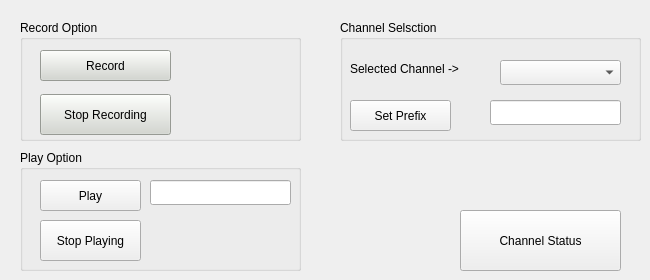
    <widget class="QWidget" name="Recplay">
     <attribute name="title">
      <string>Rec/Play</string>
     </attribute>
     <widget class="QGroupBox" name="groupBox_3">
      <property name="geometry">
       <rect>
        <x>20</x>
        <y>20</y>
        <width>281</width>
        <height>121</height>
       </rect>
      </property>
      <property name="palette">
       <palette>
        <active>
         <colorrole role="WindowText">
          <brush brushstyle="SolidPattern">
           <color alpha="255">
            <red>0</red>
            <green>0</green>
            <blue>0</blue>
           </color>
          </brush>
         </colorrole>
         <colorrole role="Button">
          <brush brushstyle="SolidPattern">
           <color alpha="255">
            <red>211</red>
            <green>215</green>
            <blue>207</blue>
           </color>
          </brush>
         </colorrole>
         <colorrole role="Light">
          <brush brushstyle="SolidPattern">
           <color alpha="255">
            <red>255</red>
            <green>255</green>
            <blue>255</blue>
           </color>
          </brush>
         </colorrole>
         <colorrole role="Midlight">
          <brush brushstyle="SolidPattern">
           <color alpha="255">
            <red>233</red>
            <green>235</green>
            <blue>231</blue>
           </color>
          </brush>
         </colorrole>
         <colorrole role="Dark">
          <brush brushstyle="SolidPattern">
           <color alpha="255">
            <red>105</red>
            <green>107</green>
            <blue>103</blue>
           </color>
          </brush>
         </colorrole>
         <colorrole role="Mid">
          <brush brushstyle="SolidPattern">
           <color alpha="255">
            <red>141</red>
            <green>143</green>
            <blue>138</blue>
           </color>
          </brush>
         </colorrole>
         <colorrole role="Text">
          <brush brushstyle="SolidPattern">
           <color alpha="255">
            <red>0</red>
            <green>0</green>
            <blue>0</blue>
           </color>
          </brush>
         </colorrole>
         <colorrole role="BrightText">
          <brush brushstyle="SolidPattern">
           <color alpha="255">
            <red>255</red>
            <green>255</green>
            <blue>255</blue>
           </color>
          </brush>
         </colorrole>
         <colorrole role="ButtonText">
          <brush brushstyle="SolidPattern">
           <color alpha="255">
            <red>0</red>
            <green>0</green>
            <blue>0</blue>
           </color>
          </brush>
         </colorrole>
         <colorrole role="Base">
          <brush brushstyle="SolidPattern">
           <color alpha="255">
            <red>255</red>
            <green>255</green>
            <blue>255</blue>
           </color>
          </brush>
         </colorrole>
         <colorrole role="Window">
          <brush brushstyle="SolidPattern">
           <color alpha="255">
            <red>211</red>
            <green>215</green>
            <blue>207</blue>
           </color>
          </brush>
         </colorrole>
         <colorrole role="Shadow">
          <brush brushstyle="SolidPattern">
           <color alpha="255">
            <red>0</red>
            <green>0</green>
            <blue>0</blue>
           </color>
          </brush>
         </colorrole>
         <colorrole role="AlternateBase">
          <brush brushstyle="SolidPattern">
           <color alpha="255">
            <red>233</red>
            <green>235</green>
            <blue>231</blue>
           </color>
          </brush>
         </colorrole>
         <colorrole role="ToolTipBase">
          <brush brushstyle="SolidPattern">
           <color alpha="255">
            <red>255</red>
            <green>255</green>
            <blue>220</blue>
           </color>
          </brush>
         </colorrole>
         <colorrole role="ToolTipText">
          <brush brushstyle="SolidPattern">
           <color alpha="255">
            <red>0</red>
            <green>0</green>
            <blue>0</blue>
           </color>
          </brush>
         </colorrole>
         <colorrole role="PlaceholderText">
          <brush brushstyle="SolidPattern">
           <color alpha="128">
            <red>0</red>
            <green>0</green>
            <blue>0</blue>
           </color>
          </brush>
         </colorrole>
        </active>
        <inactive>
         <colorrole role="WindowText">
          <brush brushstyle="SolidPattern">
           <color alpha="255">
            <red>0</red>
            <green>0</green>
            <blue>0</blue>
           </color>
          </brush>
         </colorrole>
         <colorrole role="Button">
          <brush brushstyle="SolidPattern">
           <color alpha="255">
            <red>211</red>
            <green>215</green>
            <blue>207</blue>
           </color>
          </brush>
         </colorrole>
         <colorrole role="Light">
          <brush brushstyle="SolidPattern">
           <color alpha="255">
            <red>255</red>
            <green>255</green>
            <blue>255</blue>
           </color>
          </brush>
         </colorrole>
         <colorrole role="Midlight">
          <brush brushstyle="SolidPattern">
           <color alpha="255">
            <red>233</red>
            <green>235</green>
            <blue>231</blue>
           </color>
          </brush>
         </colorrole>
         <colorrole role="Dark">
          <brush brushstyle="SolidPattern">
           <color alpha="255">
            <red>105</red>
            <green>107</green>
            <blue>103</blue>
           </color>
          </brush>
         </colorrole>
         <colorrole role="Mid">
          <brush brushstyle="SolidPattern">
           <color alpha="255">
            <red>141</red>
            <green>143</green>
            <blue>138</blue>
           </color>
          </brush>
         </colorrole>
         <colorrole role="Text">
          <brush brushstyle="SolidPattern">
           <color alpha="255">
            <red>0</red>
            <green>0</green>
            <blue>0</blue>
           </color>
          </brush>
         </colorrole>
         <colorrole role="BrightText">
          <brush brushstyle="SolidPattern">
           <color alpha="255">
            <red>255</red>
            <green>255</green>
            <blue>255</blue>
           </color>
          </brush>
         </colorrole>
         <colorrole role="ButtonText">
          <brush brushstyle="SolidPattern">
           <color alpha="255">
            <red>0</red>
            <green>0</green>
            <blue>0</blue>
           </color>
          </brush>
         </colorrole>
         <colorrole role="Base">
          <brush brushstyle="SolidPattern">
           <color alpha="255">
            <red>255</red>
            <green>255</green>
            <blue>255</blue>
           </color>
          </brush>
         </colorrole>
         <colorrole role="Window">
          <brush brushstyle="SolidPattern">
           <color alpha="255">
            <red>211</red>
            <green>215</green>
            <blue>207</blue>
           </color>
          </brush>
         </colorrole>
         <colorrole role="Shadow">
          <brush brushstyle="SolidPattern">
           <color alpha="255">
            <red>0</red>
            <green>0</green>
            <blue>0</blue>
           </color>
          </brush>
         </colorrole>
         <colorrole role="AlternateBase">
          <brush brushstyle="SolidPattern">
           <color alpha="255">
            <red>233</red>
            <green>235</green>
            <blue>231</blue>
           </color>
          </brush>
         </colorrole>
         <colorrole role="ToolTipBase">
          <brush brushstyle="SolidPattern">
           <color alpha="255">
            <red>255</red>
            <green>255</green>
            <blue>220</blue>
           </color>
          </brush>
         </colorrole>
         <colorrole role="ToolTipText">
          <brush brushstyle="SolidPattern">
           <color alpha="255">
            <red>0</red>
            <green>0</green>
            <blue>0</blue>
           </color>
          </brush>
         </colorrole>
         <colorrole role="PlaceholderText">
          <brush brushstyle="SolidPattern">
           <color alpha="128">
            <red>0</red>
            <green>0</green>
            <blue>0</blue>
           </color>
          </brush>
         </colorrole>
        </inactive>
        <disabled>
         <colorrole role="WindowText">
          <brush brushstyle="SolidPattern">
           <color alpha="255">
            <red>105</red>
            <green>107</green>
            <blue>103</blue>
           </color>
          </brush>
         </colorrole>
         <colorrole role="Button">
          <brush brushstyle="SolidPattern">
           <color alpha="255">
            <red>211</red>
            <green>215</green>
            <blue>207</blue>
           </color>
          </brush>
         </colorrole>
         <colorrole role="Light">
          <brush brushstyle="SolidPattern">
           <color alpha="255">
            <red>255</red>
            <green>255</green>
            <blue>255</blue>
           </color>
          </brush>
         </colorrole>
         <colorrole role="Midlight">
          <brush brushstyle="SolidPattern">
           <color alpha="255">
            <red>233</red>
            <green>235</green>
            <blue>231</blue>
           </color>
          </brush>
         </colorrole>
         <colorrole role="Dark">
          <brush brushstyle="SolidPattern">
           <color alpha="255">
            <red>105</red>
            <green>107</green>
            <blue>103</blue>
           </color>
          </brush>
         </colorrole>
         <colorrole role="Mid">
          <brush brushstyle="SolidPattern">
           <color alpha="255">
            <red>141</red>
            <green>143</green>
            <blue>138</blue>
           </color>
          </brush>
         </colorrole>
         <colorrole role="Text">
          <brush brushstyle="SolidPattern">
           <color alpha="255">
            <red>105</red>
            <green>107</green>
            <blue>103</blue>
           </color>
          </brush>
         </colorrole>
         <colorrole role="BrightText">
          <brush brushstyle="SolidPattern">
           <color alpha="255">
            <red>255</red>
            <green>255</green>
            <blue>255</blue>
           </color>
          </brush>
         </colorrole>
         <colorrole role="ButtonText">
          <brush brushstyle="SolidPattern">
           <color alpha="255">
            <red>105</red>
            <green>107</green>
            <blue>103</blue>
           </color>
          </brush>
         </colorrole>
         <colorrole role="Base">
          <brush brushstyle="SolidPattern">
           <color alpha="255">
            <red>211</red>
            <green>215</green>
            <blue>207</blue>
           </color>
          </brush>
         </colorrole>
         <colorrole role="Window">
          <brush brushstyle="SolidPattern">
           <color alpha="255">
            <red>211</red>
            <green>215</green>
            <blue>207</blue>
           </color>
          </brush>
         </colorrole>
         <colorrole role="Shadow">
          <brush brushstyle="SolidPattern">
           <color alpha="255">
            <red>0</red>
            <green>0</green>
            <blue>0</blue>
           </color>
          </brush>
         </colorrole>
         <colorrole role="AlternateBase">
          <brush brushstyle="SolidPattern">
           <color alpha="255">
            <red>211</red>
            <green>215</green>
            <blue>207</blue>
           </color>
          </brush>
         </colorrole>
         <colorrole role="ToolTipBase">
          <brush brushstyle="SolidPattern">
           <color alpha="255">
            <red>255</red>
            <green>255</green>
            <blue>220</blue>
           </color>
          </brush>
         </colorrole>
         <colorrole role="ToolTipText">
          <brush brushstyle="SolidPattern">
           <color alpha="255">
            <red>0</red>
            <green>0</green>
            <blue>0</blue>
           </color>
          </brush>
         </colorrole>
         <colorrole role="PlaceholderText">
          <brush brushstyle="SolidPattern">
           <color alpha="128">
            <red>0</red>
            <green>0</green>
            <blue>0</blue>
           </color>
          </brush>
         </colorrole>
        </disabled>
       </palette>
      </property>
      <property name="title">
       <string>Record Option</string>
      </property>
      <widget class="QPushButton" name="Record">
       <property name="geometry">
        <rect>
         <x>20</x>
         <y>30</y>
         <width>131</width>
         <height>31</height>
        </rect>
       </property>
       <property name="text">
        <string>Record</string>
       </property>
      </widget>
      <widget class="QPushButton" name="StopRecording">
       <property name="geometry">
        <rect>
         <x>20</x>
         <y>74</y>
         <width>131</width>
         <height>41</height>
        </rect>
       </property>
       <property name="text">
        <string>Stop Recording</string>
       </property>
      </widget>
     </widget>
     <widget class="QGroupBox" name="groupBox_4">
      <property name="geometry">
       <rect>
        <x>340</x>
        <y>20</y>
        <width>301</width>
        <height>121</height>
       </rect>
      </property>
      <property name="title">
       <string>Channel Selsction</string>
      </property>
      <widget class="QLabel" name="label">
       <property name="geometry">
        <rect>
         <x>10</x>
         <y>40</y>
         <width>141</width>
         <height>17</height>
        </rect>
       </property>
       <property name="text">
        <string>Selected Channel -&gt;</string>
       </property>
      </widget>
      <widget class="QPushButton" name="Prefixset">
       <property name="geometry">
        <rect>
         <x>10</x>
         <y>80</y>
         <width>101</width>
         <height>31</height>
        </rect>
       </property>
       <property name="text">
        <string>Set Prefix</string>
       </property>
      </widget>
      <widget class="QLineEdit" name="lineEdit_8">
       <property name="geometry">
        <rect>
         <x>150</x>
         <y>80</y>
         <width>131</width>
         <height>25</height>
        </rect>
       </property>
      </widget>
      <widget class="QComboBox" name="comboBox_2">
       <property name="geometry">
        <rect>
         <x>160</x>
         <y>40</y>
         <width>121</width>
         <height>25</height>
        </rect>
       </property>
      </widget>
     </widget>
     <widget class="QGroupBox" name="groupBox_5">
      <property name="geometry">
       <rect>
        <x>20</x>
        <y>150</y>
        <width>281</width>
        <height>121</height>
       </rect>
      </property>
      <property name="title">
       <string>Play Option</string>
      </property>
      <widget class="QPushButton" name="Play">
       <property name="geometry">
        <rect>
         <x>20</x>
         <y>30</y>
         <width>101</width>
         <height>31</height>
        </rect>
       </property>
       <property name="text">
        <string>Play</string>
       </property>
      </widget>
      <widget class="QPushButton" name="StopPlaying">
       <property name="geometry">
        <rect>
         <x>20</x>
         <y>70</y>
         <width>101</width>
         <height>41</height>
        </rect>
       </property>
       <property name="text">
        <string>Stop Playing</string>
       </property>
      </widget>
      <widget class="QLineEdit" name="lineEdit_7">
       <property name="geometry">
        <rect>
         <x>130</x>
         <y>30</y>
         <width>141</width>
         <height>25</height>
        </rect>
       </property>
      </widget>
     </widget>
     <widget class="QPushButton" name="Channelstatus">
      <property name="geometry">
       <rect>
        <x>460</x>
        <y>210</y>
        <width>161</width>
        <height>61</height>
       </rect>
      </property>
      <property name="text">
       <string>Channel Status</string>
      </property>
     </widget>
    </widget>
